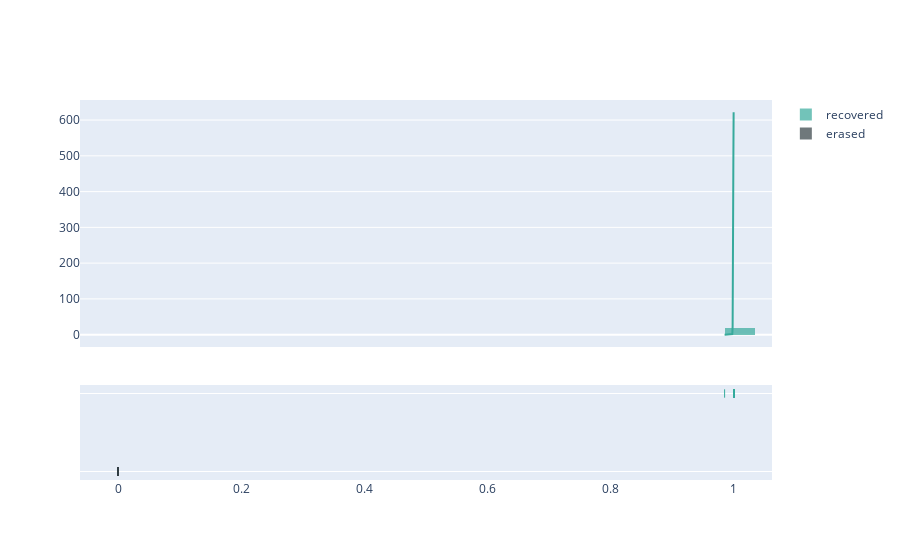

The notebook cell this image was saved under:
### Code cell
fig = ff.create_distplot(d32, ['erased','recovered'], colors=['#333F44', '#37AA9C'], bin_size=0.05, show_rug=True, curve_type="normal")
fig.show()

### Figure 1 — Plotly figure (JSON) as saved in the notebook; plotly's stock layout.template omitted (floating-point values rounded to 4 significant figures; data arrays with more than 128 entries replaced by an {"elided": "..."} marker saying what was removed)
{"data": [{"autobinx": false, "histnorm": "probability density", "legendgroup": "erased", "marker": {"color": "#333F44"}, "name": "erased", "opacity": 0.7, "type": "histogram", "x": {"elided": "385 float values"}, "xaxis": "x", "xbins": {"end": 0, "size": 0.05, "start": 0}, "yaxis": "y"}, {"autobinx": false, "histnorm": "probability density", "legendgroup": "recovered", "marker": {"color": "#37AA9C"}, "name": "recovered", "opacity": 0.7, "type": "histogram", "x": {"elided": "524 float values"}, "xaxis": "x", "xbins": {"end": 1, "size": 0.05, "start": 0.9853}, "yaxis": "y"}, {"legendgroup": "erased", "marker": {"color": "#333F44"}, "mode": "lines", "name": "erased", "showlegend": false, "type": "scatter", "x": {"elided": "500 int values"}, "xaxis": "x", "y": {"elided": "500 float values"}, "yaxis": "y"}, {"legendgroup": "recovered", "marker": {"color": "#37AA9C"}, "mode": "lines", "name": "recovered", "showlegend": false, "type": "scatter", "x": {"elided": "500 float values"}, "xaxis": "x", "y": {"elided": "500 float values"}, "yaxis": "y"}, {"legendgroup": "erased", "marker": {"color": "#333F44", "symbol": "line-ns-open"}, "mode": "markers", "name": "erased", "showlegend": false, "type": "scatter", "x": {"elided": "385 float values"}, "xaxis": "x", "y": {"elided": "385 str values"}, "yaxis": "y2"}, {"legendgroup": "recovered", "marker": {"color": "#37AA9C", "symbol": "line-ns-open"}, "mode": "markers", "name": "recovered", "showlegend": false, "type": "scatter", "x": {"elided": "524 float values"}, "xaxis": "x", "y": {"elided": "524 str values"}, "yaxis": "y2"}], "layout": {"barmode": "overlay", "hovermode": "closest", "legend": {"traceorder": "reversed"}, "xaxis": {"anchor": "y2", "domain": [0, 1], "zeroline": false}, "yaxis": {"anchor": "free", "domain": [0.35, 1], "position": 0}, "yaxis2": {"anchor": "x", "domain": [0, 0.25], "dtick": 1, "showticklabels": false}}}
